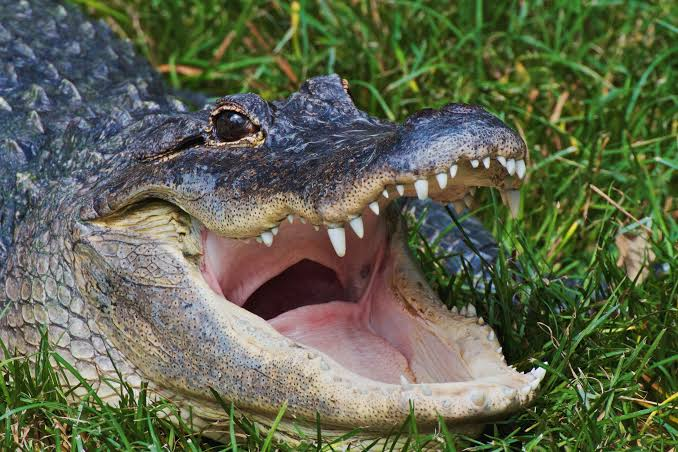
#> input picture images/aligator.jpeg, 678 x 452 px, given in place of calculator.jpeg, which was not available
$ python image_resizer.py
#> lines starting #> are read from the running program, lines starting #| are printed output that depends on the picture
from PIL import Image, ImageOps

objects = ["calculator", "chair"]

output_size = (1654, 1654)

for i in objects:
    item = i.lower()
    img = Image.open(f"images/{item}.jpeg")
#> img is the input picture: PIL image 678x452 RGB; mean R, G, B 95.1, 101.2, 77.9
    resized = ImageOps.fit(img, output_size, Image.Resampling.BILINEAR)
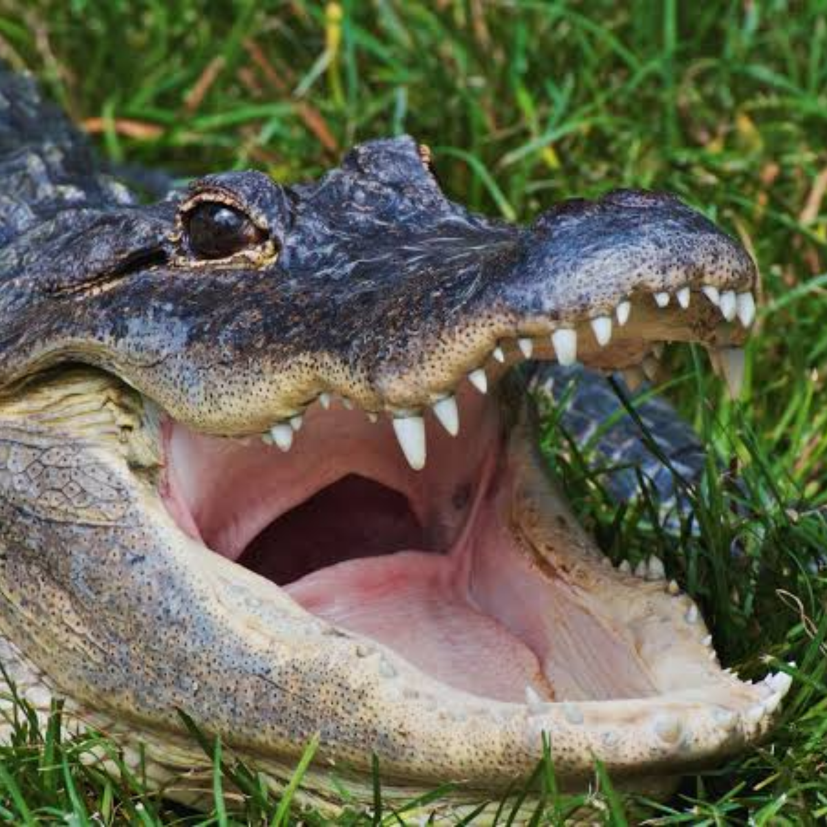
#> resized: PIL image 1654x1654 RGB (shown at 1/2 size); mean R, G, B 100.8, 101.9, 80.9

    resized.save(f"img_teste/{item}.jpeg")
#> pass 2 of the loop `for i in objects:`:
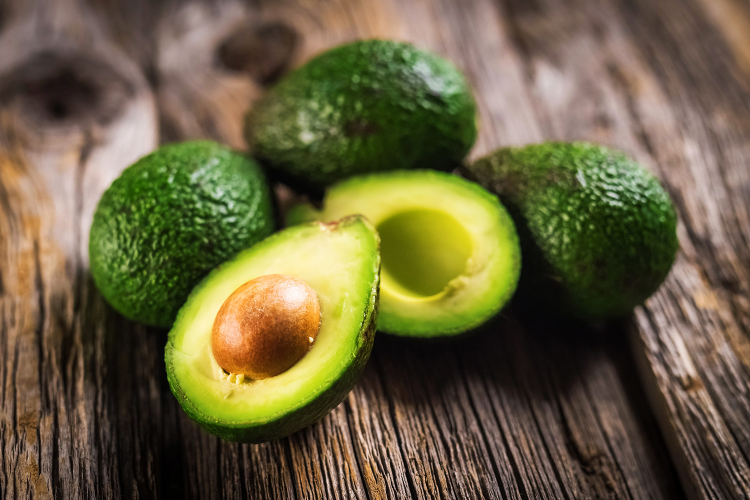
#> input picture images/avocado.jpeg, 1500 x 1000 px, given in place of chair.jpeg, which was not available (shown at 1/2 size)
#> img is the input picture: PIL image 1500x1000 RGB; mean R, G, B 105.9, 97, 64
#> `resized = ImageOps.fit(img, output_size, Image.Resampling.BILINEAR)`:
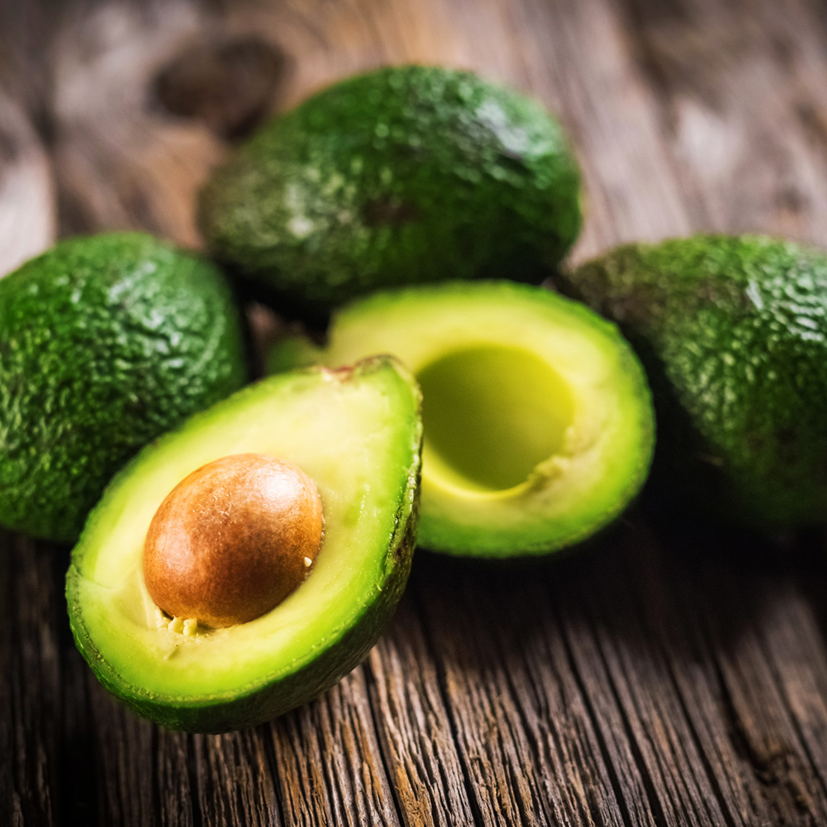
#> resized: PIL image 1654x1654 RGB (shown at 1/2 size); mean R, G, B 104.7, 99.9, 58.3
